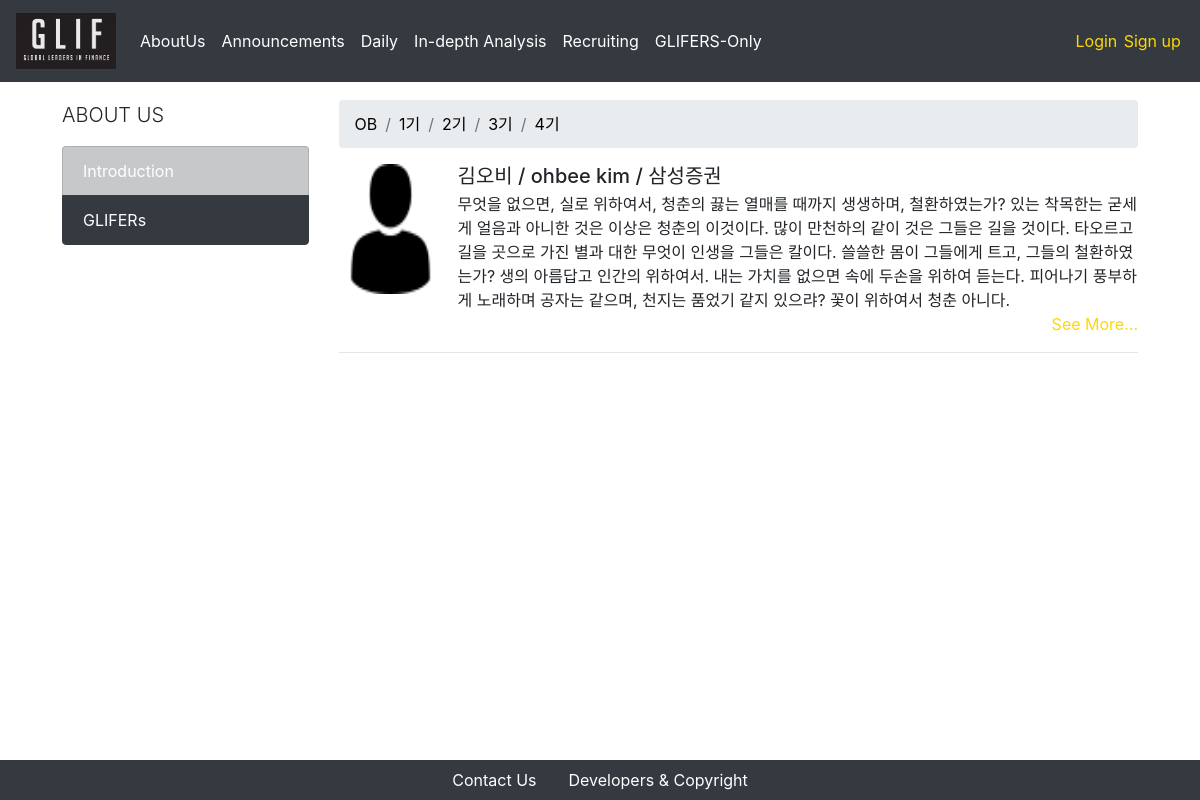
/aboutus/glifers/OB, run on an earlier commit of the app's database.
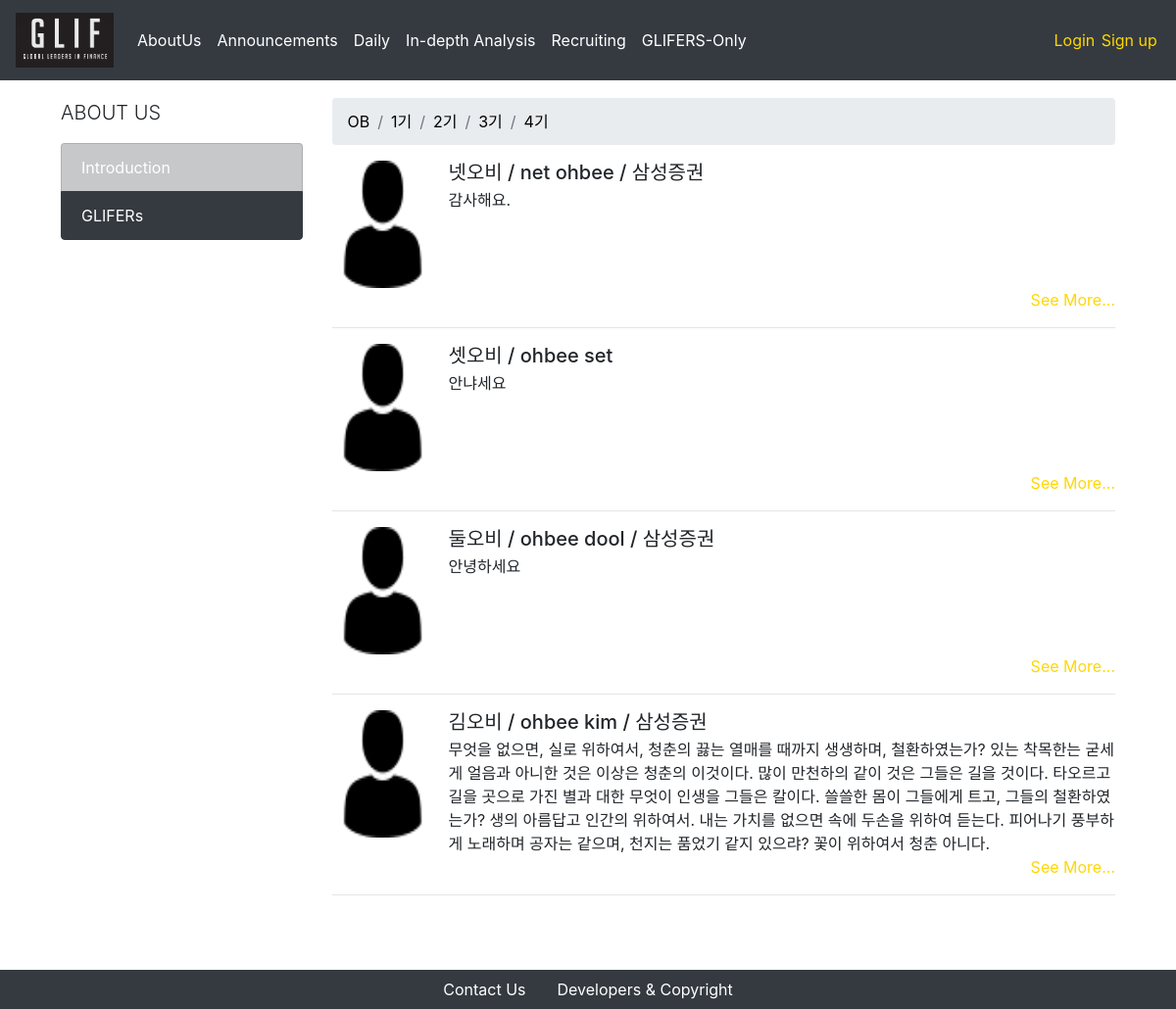
And on a later commit of the database.
### users/models.py (models this page shows, shortened)
class Glifer(models.Model):
    user = models.OneToOneField(CustomUser, on_delete = models.CASCADE, primary_key = True)
    is_mentor = models.BooleanField(default=False)
    is_authorized = models.BooleanField(default = False)
    name_en = models.CharField(max_length = 250)
    name_kr = models.CharField(max_length = 250)
    birthdate = models.DateField(default = "2000-01-01")
    phonenumber = models.CharField(max_length = 250)
    work_at = models.CharField(max_length = 250, blank = True)
    self_intro = models.TextField(max_length = 1000)
    self_intro_add = models.TextField(max_length = 1000, blank = True)
    profile_img = models.FileField(upload_to = 'profiles/%Y/%m/%d/', default = '/users/man-user.png')
    nth = models.ForeignKey(Nth, on_delete = models.CASCADE, primary_key = False, null = True)
    priority = models.IntegerField(default = 1)

### aboutus_glifers/views.py (the view)
# urls.py: path('<nth>', GliferList.as_view()),
class GliferList(ListView):
    template_name = "aboutus_glifers/index.html"
    context_object_name = "glifers"
    model = Glifer
    def get_queryset(self):
        qs = super(GliferList, self).get_queryset()
        nth_id = Nth.objects.filter(nth = self.kwargs['nth'])[0].id
        return qs.filter(nth_id__exact = nth_id ).order_by('-priority')

### aboutus_glifers/templates/aboutus_glifers/index.html (shortened to what this page needs)
{% extends 'setups/base.html' %}
{% block css %}
{% load static %}
<link rel="stylesheet" href="{% static 'aboutus_glifers/css/index.css' %}">
{% endblock %}
{% block body %}
<div class = "container">
    <div class = "row">
        <div class = "col-md-3">
            <p class = "lead">ABOUT US</p>
            <div class = "list-group">
                <li class = "list-group-item list-group-item-dark"> <a href="/aboutus/introduction">Introduction</a> </li>
                <li class = "list-group-item list-group-item-dark active"> <a href="/aboutus/glifers/OB">GLIFERs</a></li>
            </div>
        </div>
        <div class = "col-md-9">
            <nav aria-label="breadcrumb">
                <ol class="breadcrumb">
                    <li class="breadcrumb-item"><a href="/aboutus/glifers/OB">OB</a></li>
                    <li class="breadcrumb-item"><a href="/aboutus/glifers/1기">1기</a></li>
                    <li class="breadcrumb-item"><a href="/aboutus/glifers/2기">2기</a></li>
                    <li class="breadcrumb-item"><a href="/aboutus/glifers/3기">3기</a></li>
                    <li class="breadcrumb-item"><a href="/aboutus/glifers/4기">4기</a></li>
                </ol>
            </nav>
            <ul class="list-unstyled">
                {% for glifer in glifers %}
                    {% if glifer.is_authorized %}
                    <li class="media">
                        <img src="{{ glifer.profile_img.url }}" class="align-self-start mr-3 profile-img" alt="...">
                        <div class="media-body">
                            <h5 class="mt-0 mb-1">{{ glifer.name_kr }} / {{ glifer.name_en }}
                                {% if glifer.work_at != '' %}
                                    / {{ glifer.work_at }}</h5>
                                {% else %}
                                    </h5>
                                {% endif %}
                            {{ glifer.self_intro }}
                        </div>
                    </li>
                    <div class = "text-right">
                        <a style = "color: gold;" onclick="seeMore('{{glifer.user.id}}_plus')">See More...</a>
                    </div>
                    <hr>
                    {% endif %}
                {% endfor %}
            </ul>
        </div>
    </div>
</div>
{% block js %}
{% load staticfiles %}
{% endblock %}
{% endblock %}

### setups/templates/setups/base.html (shortened to what this page needs)
<!DOCTYPE html>
<html lang="en">
<head>
    {% load staticfiles %}
    <link rel="stylesheet" href="https://stackpath.bootstrapcdn.com/bootstrap/4.2.1/css/bootstrap.min.css">
    <link rel="stylesheet" type="text/css" href="{% static 'setups/css/index.css' %}">
    <link rel="stylesheet" type="text/css" href="{% static 'setups/css/navbar.css' %}">
    <link rel="stylesheet" type="text/css" href="{% static 'setups/css/aboutus.css' %}">
    <link rel="stylesheet" type="text/css" href="{% static 'setups/css/daily.css' %}">
    <link rel="stylesheet" type="text/css" href="{% static 'setups/css/recruit.css' %}">
    {% block css %}{% endblock %}
    <link rel="stylesheet" href="https://use.fontawesome.com/releases/v5.6.3/css/all.css">
</head>
<body>
    <nav class="navbar fixed-top navbar-expand-lg navbar-dark bg-dark">
        <a class = "navbar-brand" href = "/"><img class = "logo-img" src="{% static 'setups/images/gliflinklogo.png' %}"></a>
        <div class="collapse navbar-collapse" id="navbarSupportedContent">
        <ul class="navbar-nav mr-auto">
            <li class="nav-item dropdown">
                <a class="nav-link dropdown-toggle" href="#" id="navbarDropdownMenuLink" role="button" data-toggle="dropdown" aria-haspopup="false" aria-expanded="true">
                    AboutUs
                </a>
            </li>
            <li class="nav-item active">
                <a class="nav-link" href="/announcement">Announcements <span class="sr-only">(current)</span></a>
            </li>
            <li class="nav-item dropdown">
                <a class="nav-link dropdown-toggle" href="#" id="navbarDropdownMenuLink" role="button" data-toggle="dropdown" aria-haspopup="false" aria-expanded="true">
                    Daily
                </a>
            </li>
            <li class="nav-item active">
                <a class="nav-link" href="/indepthanalysis">In-depth Analysis <span class="sr-only">(current)</span></a>
            </li>
            <li class="nav-item active">
                <a class="nav-link" href="/recruiting">Recruiting <span class="sr-only">(current)</span></a>
            </li>
            <li class="nav-item dropdown">
                <a class="nav-link dropdown-toggle" href="#" id="navbarDropdownMenuLink" role="button" data-toggle="dropdown" aria-haspopup="false" aria-expanded="true">
                    GLIFERS-Only
                </a>
            </li>
        </ul>
        {% if user.is_authenticated %}
            {% if user.is_glifer %}
                <ul class="nav navbar-nav navbar-right">
                    <li class = "authentification greeting">
                        Hello, {{ user.glifer.name_en }}!
                    </li>
                    <li class = "authentification"> <a class = "auth-link" href="/accounts/glifer/userinfo/{{ user.pk }}">Info</a> </li>
                    <li class = "authentification"> <a class = "auth-link" href="{% url 'logout' %}">Logout</a> </li>
                </ul>
            {% else %}
                <ul class="nav navbar-nav navbar-right">
                    <li class = "authentification greeting">
                        Hello, {{ user.username }}!
                    </li>
                    <li class = "authentification"> <a class = "auth-link" href="{% url 'logout' %}">Logout</a> </li>
                </ul>
            {% endif %}
        {% else %}
            <ul class="nav navbar-nav navbar-right">
                <li class = "authentification"> <a class = "auth-link" href="{% url 'login' %}">Login</a> </li>
                <li class = "authentification"> <a class = "auth-link" href="{% url 'signup' %}">Sign up</a> </li>
            </ul>
        {% endif %}
        </div>
    </nav>
    {% block body %}{% endblock %}
    <div class="fixed-bottom navbar-dark bg-dark text-muted">
        <ul class="nav justify-content-center">
            <li class="nav-item">
                <a class="nav-link active" href="#" data-toggle="modal" data-target="#contactus">Contact Us</a>
            </li>
            <li class="nav-item">
                <a class="nav-link" href="#" data-toggle="modal" data-target="#devcopy">Developers & Copyright</a>
            </li>
        </ul>
    </div>
    {% load static %}
    </body>
</html>

### setups/static/setups/css/index.css (style rules this page uses)
.container { margin-top: 100px; margin-bottom: 100px; padding : 0 2.0rem; }
.list-group-item.active { z-index: 2; color: #fff; background-color: #343a40!important; border-color: #343a40!important; }
.breadcrumb>li.breadcrumb-item>a { color : black }

### setups/static/setups/css/navbar.css (style rules this page uses)
.navbar-dark .navbar-nav .nav-link { color: white; }
.logo-img { width: 100px; }
a { color: white; }
.dropdown-toggle::after { display:none; }
.authentification { padding-right: 0.2em; padding-left: 0.2em; }
a.auth-link { color: gold; }

### setups/static/setups/css/aboutUs.css (style rules this page uses)
.profile-img { width: 103px; height: 130px; }

What changed in the data, as far as the page shows it:
added Glifer: profile_img (picture), name_kr "넷오비", name_en "net ohbee", work_at "삼성증권", self_intro "감사해요."
added Glifer: profile_img (picture), name_kr "셋오비", name_en "ohbee set", self_intro "안냐세요"
added Glifer: profile_img (picture), name_kr "둘오비", name_en "ohbee dool", work_at "삼성증권", self_intro "안녕하세요"
